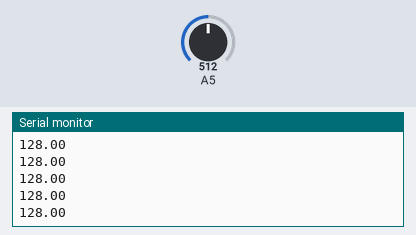
The sketch below on a simulated Arduino Uno, built with avr-gcc and run on an emulated ATmega328P. On the bench: the last lines printed to the serial monitor. The inputs (shaded band) are chosen by the test bench; at power-on: A5 = 512.

Above: at 1.2 s.
1.3 s: A5 set to 716
At 1.31 s:
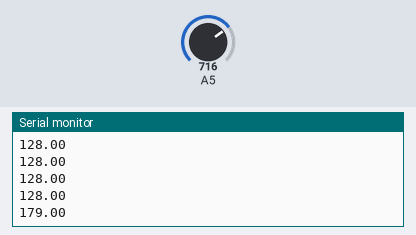
2.8 s: A5 set to 900
At 2.82 s:
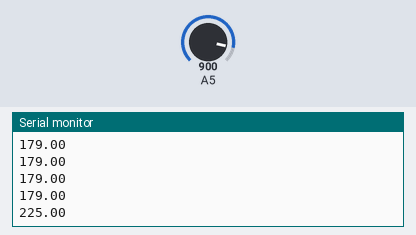
Timing chart, 0 to 5.8 s (numbered marks = the images above; inputs shaded):
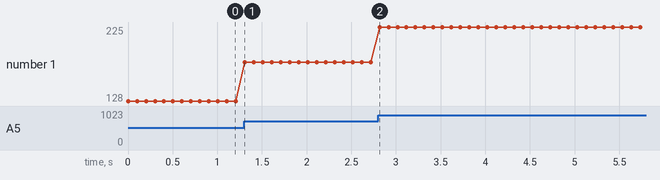

The sketch:

potenciometro.ino
```cpp
int lido = 0;
float escrito = 0;

void setup() {
  // put your setup code here, to run once:
  Serial.begin(9600);

}

void loop() {
  // put your main code here, to run repeatedly:
  lido = analogRead(A5);
  escrito = lido/4;
  Serial.println(escrito);
  delay(100); //corrigir bouncing
}
```

Measured:
- after the input at 1.3 s, the serial monitor: prints a new line at once (image 1)
- after the input at 2.8 s, the serial monitor: prints a new line at once (image 2)
- plotted number 1: 128 → 179 after the input at 1.3 s, 179 → 225 after the input at 2.8 s
